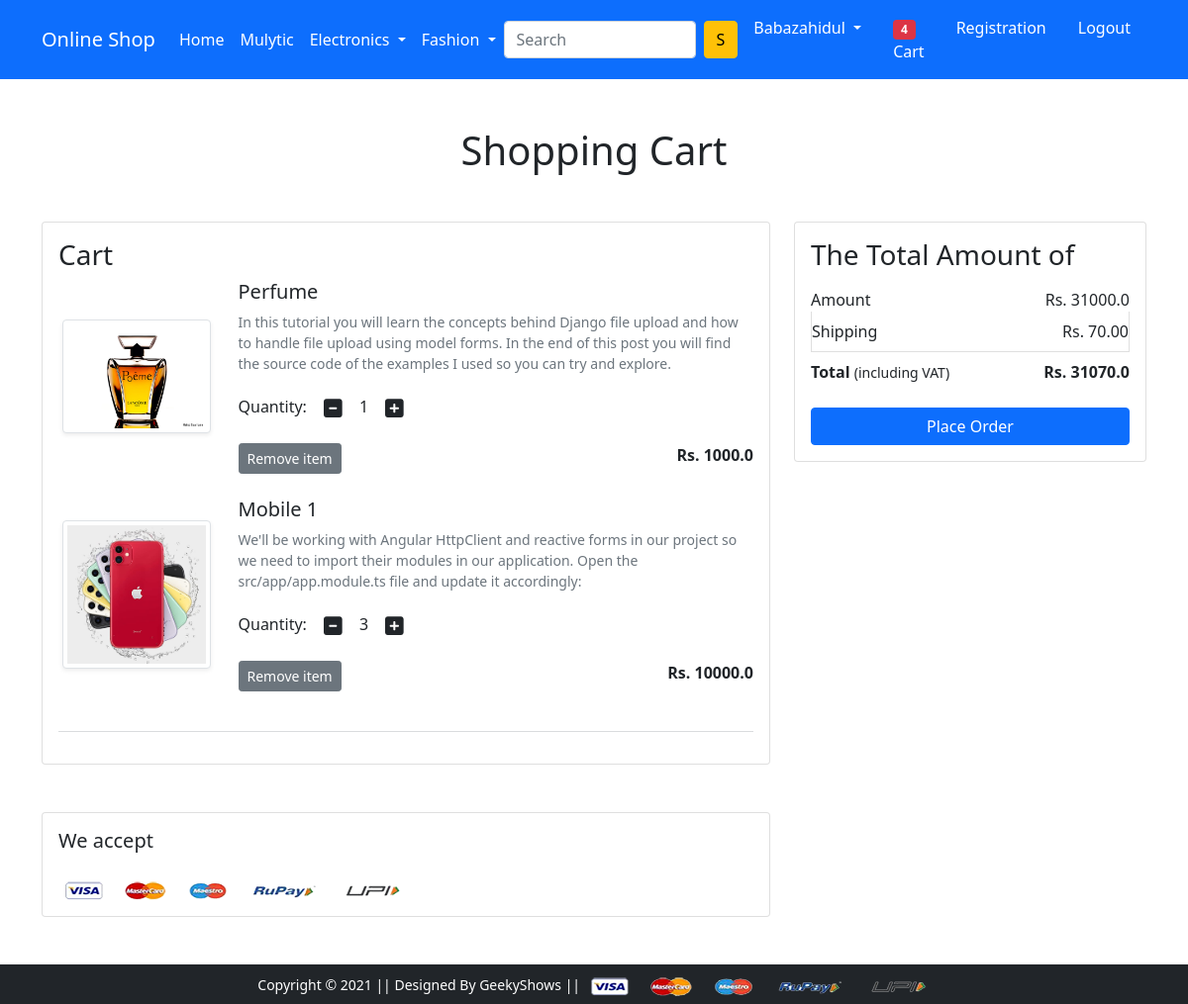
The app's page /cart/ (signed in) with its own data.
### app/models.py (models this page shows, shortened)
class Cart(models.Model):
    user = models.ForeignKey(User, on_delete=models.CASCADE)
    product = models.ForeignKey(Product, on_delete=models.CASCADE)
    quantity = models.PositiveIntegerField(default=1)

class Product(models.Model):
    title = models.CharField(max_length=200)
    product_code = models.CharField(max_length=200, blank=False, unique=True)
    quantity = models.PositiveIntegerField(default=10)
    selling_price = models.FloatField()
    discount_price = models.FloatField(default=0)
    description = models.TextField()
    brand = models.CharField(choices=BRAND_CHOICE,max_length=20)
    category = models.CharField(choices=CATEGORY_CHOICE, max_length=20)
    product_img = models.ImageField(upload_to='product_img/')

### app/views.py (the view)
# urls.py: path('cart/', views.show_cart, name='showcart'),
@login_required
def show_cart(request):
    if request.user.is_authenticated:
        user = request.user
        cart = Cart.objects.filter(user=user)
        if cart:
            amount = 0.0
            shipping_amt = 70.0
            for c in cart:
                amount += c.quantity * c.product.selling_price
            total_amt=amount+shipping_amt
            context ={
                'carts': cart,
                'amount': amount,
                'total_amt': total_amt,
            }
            return render(request, 'app/addtocart.html', context)
        else:
            return render(request, 'app/emptycart.html')

### templates/app/addtocart.html (shortened to what this page needs)
{% extends 'app/base.html' %}
{% load static %}
{% block main-content %}
<div class="container my-5">
 <div class="row">
  <h1 class="text-center mb-5">Shopping Cart</h1>
  <div class="col-sm-8">
  <div class="card">
   <div class="card-body">
    <h3>Cart</h3>
     {% for c in carts %}
    <div class="row">
     <div class="col-sm-3 text-center align-self-center"><img src="{{ c.product.product_img.url }}" alt="" srcset="" class="img-fluid img-thumbnail shadow-sm" height="150" width="150"> </div>
     <div class="col-sm-9">
      <div>
       <h5>{{ c.product.title }}</h5>
       <p class="mb-2 text-muted small">{{ c.product.description }}</p>
       <div class="my-3">
        <label for="quantity">Quantity:</label>
        <a class="minus-cart btn"  pid="{{ c.product.id }}"><i class="fas fa-minus-square fa-lg"></i></a>
          <span id="quantity">{{ c.quantity }}</span>
        <a class="plus-cart btn" pid="{{ c.product.id }}"><i class="fas fa-plus-square fa-lg"></i></a>
       </div>
       <div class="d-flex justify-content-between">
        <a href="#" class="btn btn-sm btn-secondary mr-3 remove_item" pid="{{ c.product.id }}">Remove item </a>
        <p class="mb-0"><span><strong>Rs. {{ c.product.selling_price }}</strong></span></p>
       </div>
      </div>
     </div>
    </div>
    <br>
     {% endfor %}
   <hr class="text-muted">
   </div>
   </div>
  </div>
  <div class="col-sm-4">
   <div class="card">
    <div class="card-body">
      <h3>The Total Amount of</h3>
      <ul class="list-group">
       <li class="list-group-item d-flex justify-content-between align-items-center border-0 px-0 pb-0">Amount<span  id="amount">Rs. {{ amount }}</span></li>
       <li class="list-group-item d-flex justify-content-between align-items-center px-0">Shipping<span>Rs. 70.00</span></li>
       <li class="list-group-item d-flex justify-content-between align-items-center border-0 px-0 mb-3">
        <div>
           <strong>Total</strong> <small>(including VAT)</small>
         </div>
         <span><strong id="total_amount">Rs. {{ total_amt }}</strong></span>
       </li>
      </ul>
      <div class="d-grid"><a href="{% url 'checkout' %}" class="btn btn-primary">Place Order</a></div>
    </div>
   </div>
  </div>
 </div>
</div>
<div class="container">
 <div class="row">
  <div class="col-sm-8">
   <div class="card">
    <div class="card-body">
      <h5 class="mb-4">We accept</h5>
      <img src="{% static 'app/images/payment.png' %}" alt="" class="img-fluid">
    </div>
  </div>
  </div>
 </div>
</div>
{% endblock main-content %}

### templates/app/base.html (shortened to what this page needs)
<!Doctype html>
{% load static %}
<html lang="en">
  <head>
    <link href="https://cdn.jsdelivr.net/npm/bootstrap@5.0.0-beta1/dist/css/bootstrap.min.css" rel="stylesheet">
    <link rel="stylesheet" href="{% static 'app/css/owl.carousel.min.css' %}">
    <link rel="stylesheet" href="{% static 'app/css/all.min.css' %}">
    <link rel="stylesheet" href="{% static 'app/css/style.css' %}">
  </head>
  <body>
    <nav class="navbar navbar-expand-lg navbar-dark bg-primary">
     <div class="container">
       <a class="navbar-brand" href="/">Online Shop</a>
       <div class="collapse navbar-collapse" id="navbarSupportedContent">
         <ul class="navbar-nav me-auto mb-2 mb-lg-0">
           <li class="nav-item">
             <a class="nav-link active" aria-current="page" href="/">Home</a>
           </li>
           <li class="nav-item">
            <a class="nav-link active" aria-current="page" href="{% url 'mulytic' %}">Mulytic</a>
          </li>
           <li class="nav-item dropdown">
             <a class="nav-link dropdown-toggle text-white" href="#" id="electronicsDropdown" role="button" data-bs-toggle="dropdown" aria-expanded="false">
               Electronics
             </a>
           </li>
           <li class="nav-item dropdown">
             <a class="nav-link dropdown-toggle text-white" href="#" id="fashionDropdown" role="button" data-bs-toggle="dropdown" aria-expanded="false">
               Fashion
             </a>
           </li>
         </ul>
         <form class="d-flex">
           <input class="form-control me-2" type="search" placeholder="Search" aria-label="Search">
           <button class="btn btn-warning" type="submit">S</button>
         </form>
         <div>
          <ul class="navbar-nav me-auto mb-2 mb-lg-0">
              {% if request.user.is_authenticated %}
           <li class="nav-item dropdown mx-2">
              <a class="nav-link dropdown-toggle text-white" href="#" id="profileDropdown" role="button" data-bs-toggle="dropdown" aria-expanded="false">
                  {{ request.user.username|capfirst }}
              </a>
            </li>
            <li class="nav-item mx-2">
             <a href="{% url 'showcart' %}" class="nav-link text-white"><span class="badge bg-danger">4</span> Cart </a>
            </li>
              {% endif %}
            <li class="nav-item mx-2">
             <a href="{% url 'customerregistration' %}" class="nav-link text-white">Registration</a>
            </li>
            <li class="nav-item mx-2">
                {% if request.user.is_authenticated %}
                    <a class="nav-link text-white" href="{% url 'logout' %}">Logout</a>
                {% else %}
                    <a class="nav-link text-white" href="{% url 'login' %}">Login</a>
                {% endif %}
                </li>
          </ul>
         </div>
       </div>
     </div>
    </nav>
    {% block main-content %} {% endblock main-content %}
    <footer class="container-fluid bg-dark text-center p-2 mt-5">
        <small class="text-white">Copyright &copy; 2021 || Designed By GeekyShows || </small>
        <img src="{% static 'app/images/payment.png' %}" alt="" srcset="" class="img-fluid" height="2px">
    </footer>
  </body>
</html>

### records on screen
Cart: product.product_img (picture), product "Perfume", product.description "In this tutorial you will learn the concepts behind Django file upload and how to handle file upload using model forms. In the end of this post you will find the source code of the examples I used so you can try and explore.", quantity "1", product.selling_price "1000.0"
Cart: product.product_img (picture), product "Mobile 1", product.description "We'll be working with Angular HttpClient and reactive forms in our project so we need to import their modules in our application. Open the src/app/app.module.ts file and update it accordingly:", quantity "3", product.selling_price "10000.0"

### other values on screen
{{ request.user.username|capfirst }} "Babazahidul"
{{ amount }} "31000.0"
{{ total_amt }} "31070.0"
